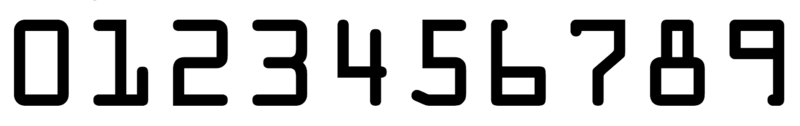
#> input picture bandCard/picture/alltemplate.png, 800 x 126 px
$ python -i Card.py   (imports and definitions only)   (older library calls are emulated)
#> lines starting #> are read from the running program, lines starting #| are printed output that depends on the picture; after the words box and inside, x2 and y2 are one past the last pixel; in counts of white or black regions, pixels touching at a corner belong together
#> further down, picture is the input picture: shape (126, 800, 3); mean B, G, R 200.7, 200.7, 200.7
import numpy as np
import cv2 as cv

class Card:

    """
        二值化
    """

    # 银行卡1
    # [16 lines left out: functions base_img1, base_img2, base_img3, not called in this run]

    # 银行卡4
    def base_img4(self, img):
        gray = cv.cvtColor(img, cv.COLOR_BGR2GRAY)
        kernel = cv.getStructuringElement(cv.MORPH_RECT, (13, 13))
        tophat = cv.morphologyEx(gray, cv.MORPH_TOPHAT, kernel)
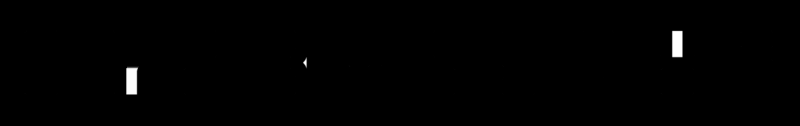
#> tophat: shape (126, 800); min 0, max 255, mean 1.4
        ret, thresh = cv.threshold(tophat, 0, 255, cv.THRESH_BINARY_INV + cv.THRESH_OTSU)
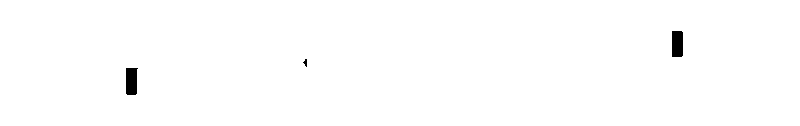
#> thresh: shape (126, 800); 99.4% white; 3 black regions (1 under 20 px), largest, box (x1, y1, x2, y2) and area: (126, 68, 138, 95) 296, (672, 31, 683, 57) 284
#> ret = 115
        thresh = 255 - thresh
        return thresh,gray

    # 银行卡5
    # [29 lines left out: functions base_img5, base_img7, base_img8, base_img9, base_img9_1, not called in this run]

    '''闭操作 数字涂白'''

    # [20 lines left out: functions close_white1_2, close_white4, close_white5, close_white9_1, not called in this run]


    '''膨胀操作  将中间的去掉'''
    # [77 lines left out: functions dilate_white1_2, dilate_white3, dilate_white4, dilate_white5, dilate_white7, dilate_white8 and 3 more, not called in this run]


card = Card()

>>> import cv2
>>> picture = cv2.imread('picture/alltemplate.png')
>>> result = Card().base_img4(picture)
